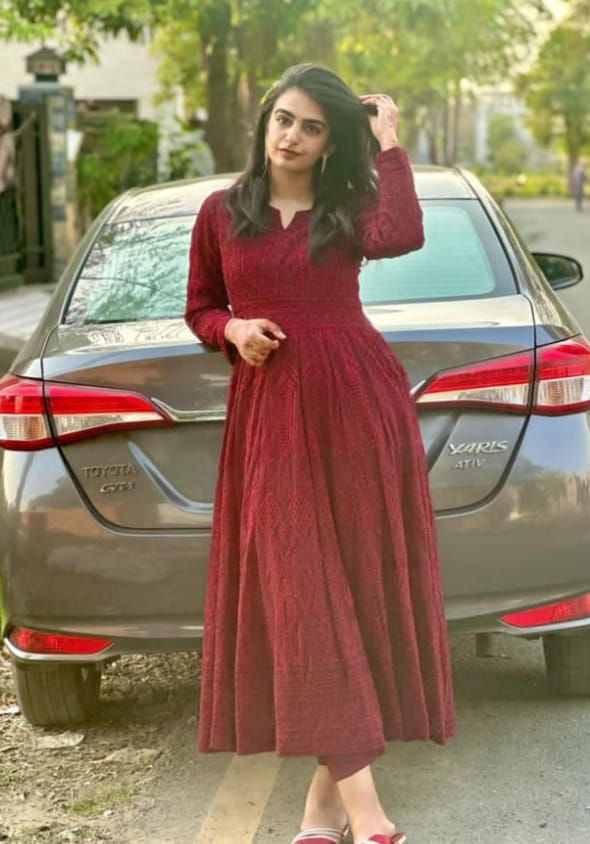
#> input picture test.jpeg, 590 x 844 px; its folder holds only this picture in this run
$ python -i dummy_app.py   (imports and definitions only)
#> lines starting #> are read from the running program, lines starting #| are printed output that depends on the picture; after the words box and inside, x2 and y2 are one past the last pixel; in counts of white or black regions, pixels touching at a corner belong together
import gradio as gr
import sys
sys.path.append('./')
from PIL import Image
import os
import numpy as np
import cv2

# Custom CSS for modern design
custom_css = """
    @import url('https://fonts.googleapis.com/css2?family=Poppins:wght@300;400;600&display=swap');

    body, .gradio-container {
        font-family: 'Poppins', sans-serif;
        background-color: #121212;
        color: #e0e0e0;
    }
    .container {
        max-width: 1200px;
        margin: 0 auto;
        padding: 2rem;
    }
    .header {
        text-align: center;
        margin-bottom: 2rem;
    }
    .header h1 {
        font-size: 3rem;
        color: #bb86fc;
        text-shadow: 0 0 10px rgba(187, 134, 252, 0.3);
    }
    .header p {
        color: #03dac6;
    }
    .tabs {
        background-color: #1e1e1e;
        border-radius: 10px;
        box-shadow: 0 4px 6px rgba(0, 0, 0, 0.3);
        overflow: hidden;
    }
    .tab-content {
        padding: 2rem;
    }
    .grid {
        display: grid;
        grid-template-columns: repeat(auto-fit, minmax(150px, 1fr));
        gap: 1rem;
        max-height: 400px;
        overflow-y: auto;
    }
    .card {
        background-color: #2c2c2c;
        border-radius: 10px;
        overflow: hidden;
        box-shadow: 0 4px 6px rgba(0, 0, 0, 0.2);
        transition: all 0.3s;
        cursor: pointer;
    }
    .card:hover {
        transform: translateY(-5px);
        box-shadow: 0 6px 12px rgba(187, 134, 252, 0.2);
    }
    .card img {
        width: 100%;
        height: 150px;
        object-fit: cover;
    }
    .btn {
        background-color: #bb86fc;
        color: #121212;
        border: none;
        padding: 0.5rem 1rem;
        border-radius: 5px;
        cursor: pointer;
        transition: all 0.3s;
        font-weight: 600;
    }
    .btn:hover {
        background-color: #03dac6;
        box-shadow: 0 0 10px rgba(3, 218, 198, 0.5);
    }
    #output-img, #masked-img {
        border-radius: 10px;
        box-shadow: 0 4px 6px rgba(0, 0, 0, 0.2);
    }
    .model-images {
        display: flex;
        justify-content: space-around;
        margin-bottom: 1rem;
    }
    .model-image {
        width: 150px;
        height: 200px;
        object-fit: cover;
        border-radius: 10px;
        cursor: pointer;
        transition: all 0.3s;
    }
    .model-image:hover {
        transform: scale(1.05);
        box-shadow: 0 0 15px rgba(187, 134, 252, 0.5);
    }
    .selected {
        border: 3px solid #bb86fc;
    }
"""

def pil_to_binary_mask(pil_image, threshold=0):
    np_image = np.array(pil_image)
    grayscale_image = Image.fromarray(np_image).convert("L")
    binary_mask = np.array(grayscale_image) > threshold
    mask = np.zeros(binary_mask.shape, dtype=np.uint8)
    for i in range(binary_mask.shape[0]):
        for j in range(binary_mask.shape[1]):
            if binary_mask[i,j] == True:
                mask[i,j] = 1
    mask = (mask*255).astype(np.uint8)
    output_mask = Image.fromarray(mask)
    return output_mask

def face_blur(pil_image):
    image = np.array(pil_image)
    if image.shape[2] == 4:
        image = cv2.cvtColor(image, cv2.COLOR_RGBA2RGB)
    else:
        image = cv2.cvtColor(image, cv2.COLOR_RGB2BGR)
#> image is the input picture: shape (844, 590, 3); mean B, G, R 96.5, 120.9, 143.1
    face_detect = cv2.CascadeClassifier('haarcascade_frontalface_alt.xml')
    face_data = face_detect.detectMultiScale(image, 1.3, 5)
#> face_data = [[256, 93, 82, 82]]
    for (x, y, w, h) in face_data:
        roi = image[y:y+h, x:x+w]
        roi = cv2.GaussianBlur(roi, (75, 75), 75)
        image[y:y+roi.shape[0], x:x+roi.shape[1]] = roi
#> this loop made 1 pass
#> pass 1, in face_blur, `roi = image[y:y+h, x:x+w]`:
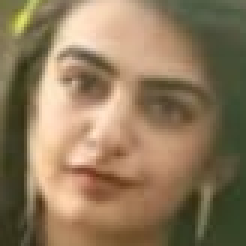
#> roi: shape (82, 82, 3) (shown 3 times larger); mean B, G, R 91.2, 121, 142.9
#> pass 1, in face_blur, `roi = cv2.GaussianBlur(roi, (75, 75), 75)`:
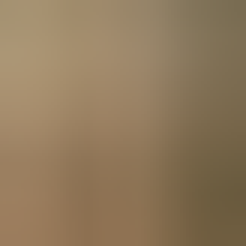
#> roi: shape (82, 82, 3) (shown 3 times larger); mean B, G, R 91.7, 121.6, 143.9
#> after the loop:
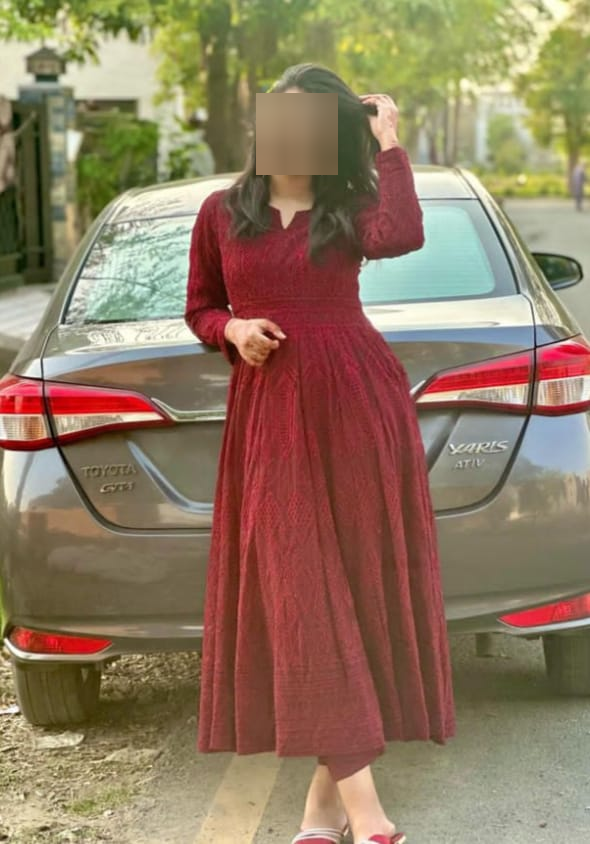
#> image: shape (844, 590, 3); 1.35% of pixels changed, all inside (x1, y1, x2, y2) = (256, 93, 338, 175)
#> (the run stopped early here; a loop or call above may not have finished)
